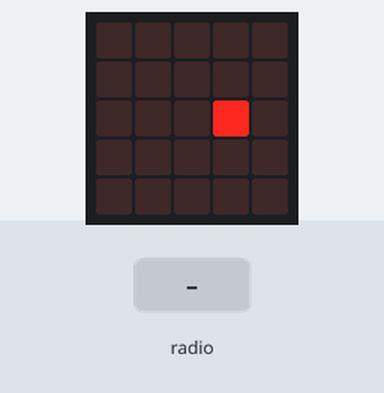
A program run on a simulated BBC micro:bit (MakeCode). On the bench: the board's 5×5 LED display. Inputs (shaded band) come from the test bench.

Above: at 1.2 s.
1.3 s: radio message "move" arrives
At 1.8 s:
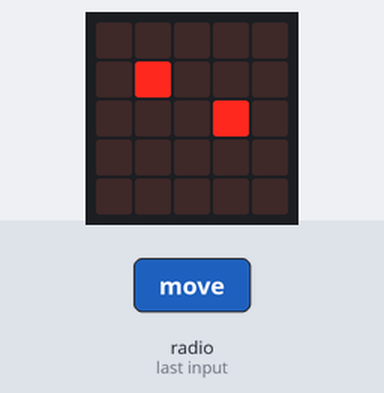
2.8 s: radio message "sound" arrives
At 4.0 s:
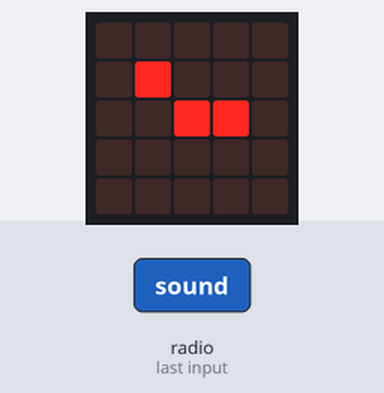
4.3 s: radio message "sensed" arrives
At 5.2 s:
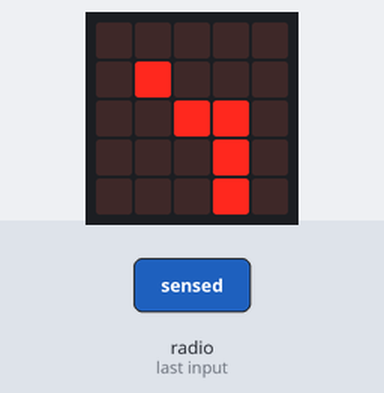
5.8 s: radio message "move" arrives
At 6.4 s:
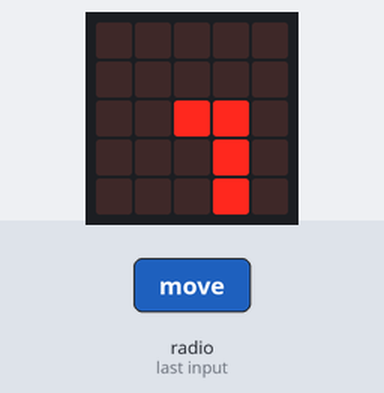
7.3 s: radio message "sensed" arrives
At 8.7 s:
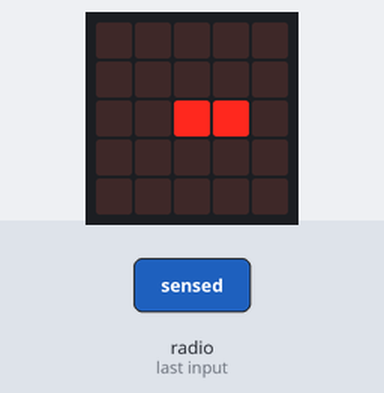
Timing chart, 0 to 9.8 s (numbered marks = the images above; inputs shaded):
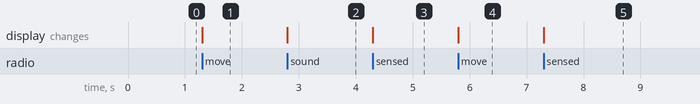

The program:

main.ts
```typescript
radio.onReceivedString(function (receivedString) {
    if (receivedString == "move") {
        led.toggle(1, 1)
    } else if (receivedString == "sound") {
        led.plot(2, 2)
    } else if (receivedString == "sensed") {
        led.toggle(3, 3)
        led.toggle(3, 4)
    }
})
radio.setGroup(1)
led.toggle(3, 2)
basic.forever(function () {

})
```

test.ts
```typescript
// テストはここに来ます。このパッケージが拡張機能として使用されるときにはコンパイルされません。
```

Measured:
- after the input at 1.3 s, the display: changes at once (image 1)
- after the input at 2.8 s, the display: changes at once (image 2)
- after the input at 4.3 s, the display: changes at once (image 3)
- after the input at 5.8 s, the display: changes at once (image 4)
- after the input at 7.3 s, the display: changes at once (image 5)
